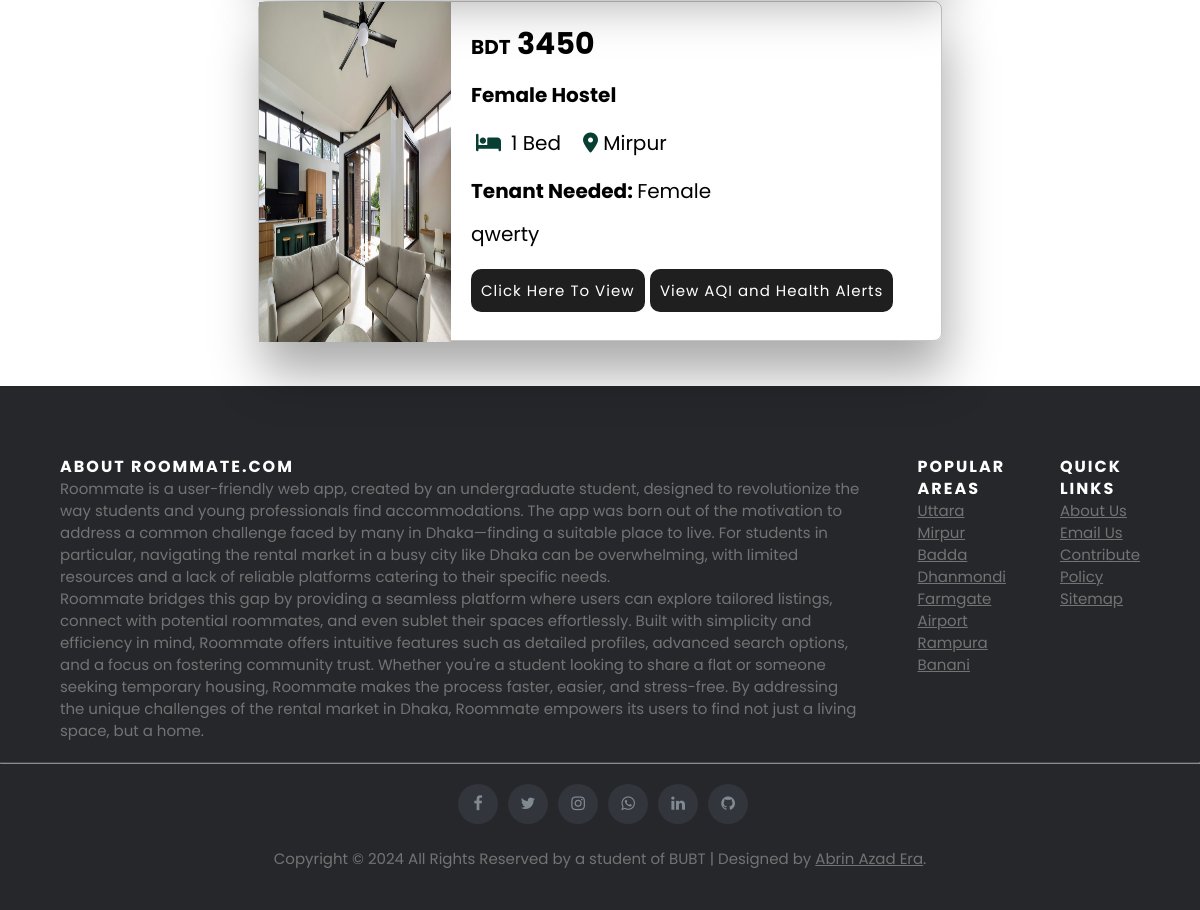
/view_post (signed in, lower part), run on an earlier commit of the app's database.
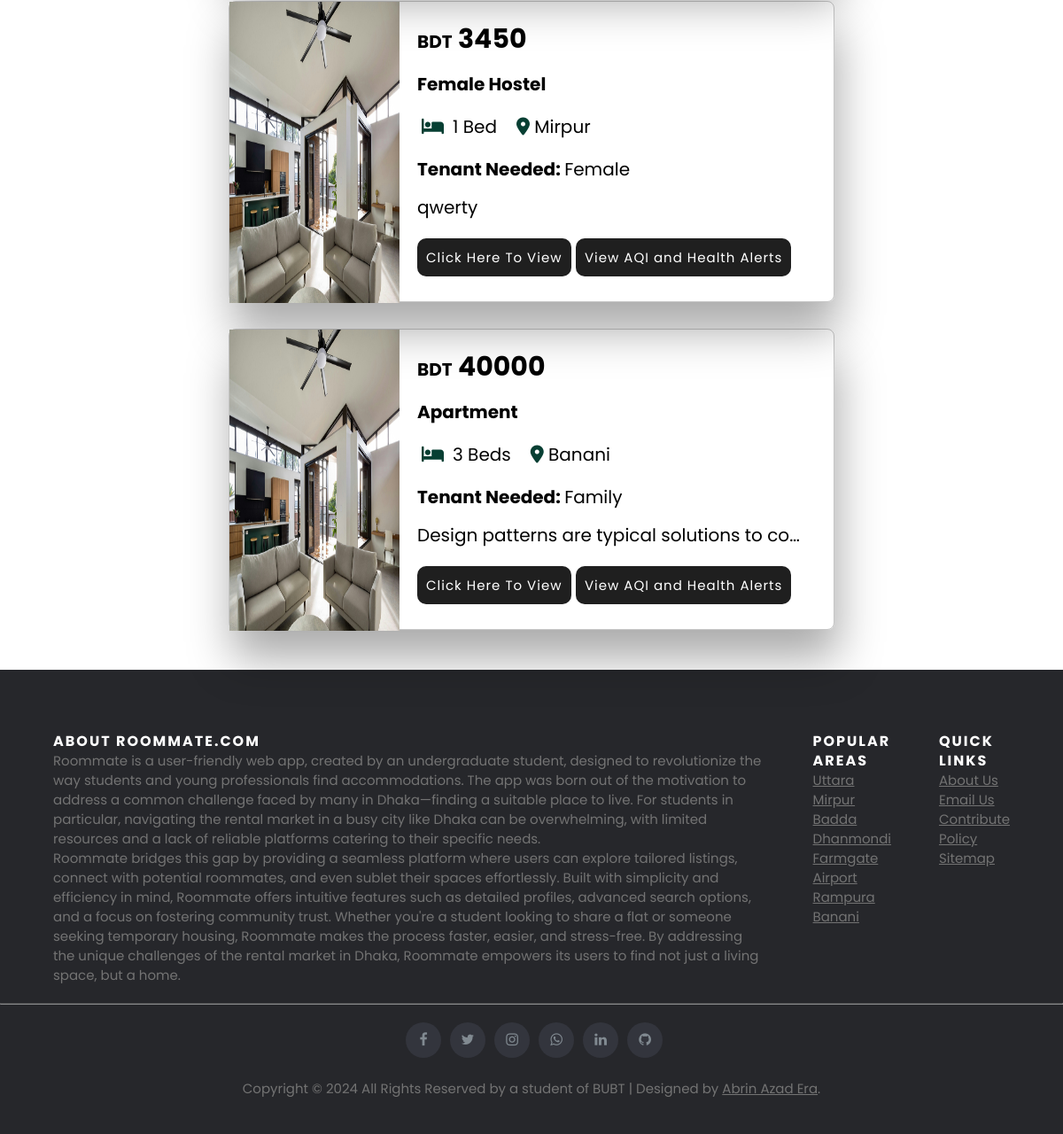
And on a later commit of the database.
### webapp/models.py (models this page shows)
class Post(models.Model):
    DURATION_CHOICES = [
        (1, "2 Weeks"),
        (2, "3 Weeks"),
        (3, "1 Month"),
        (4, "2 Months"),
    ]
    SECURITY_DEPOSIT_CHOICES = [
        ("No Deposit", "No Deposit"),
        ("Half Month Rent", "Half Month Rent"),
        ("1 Month Rent", "1 Month Rent"),
        ("2 Months Rent", "2 Months Rent"),
    ]
    LEASE_TERM_CHOICES = [
        ("No Lease", "No Lease"),
        ("4 Months", "4 Months"),
        ("6 Months", "6 Months"),
        ("1 Year", "1 Year"),
        ("2 Years", "2 Years"),
        ("Other", "Other"),
    ]
    post_id = models.CharField(max_length=20, unique=True, primary_key=True)
    duration = models.IntegerField(choices=DURATION_CHOICES, default=4)
    tenant_type = models.CharField(max_length=100)
    location = models.CharField(max_length=100)
    bed = models.CharField(max_length=100)
    resident_type = models.CharField(max_length=100)
    description = models.TextField()
    address = models.CharField(max_length=255)
    rent = models.PositiveIntegerField()
    area = models.PositiveIntegerField(null=True, blank=True)  # Optional
    furnished = models.CharField(max_length=100)
    security_deposit = models.CharField(max_length=50, choices=SECURITY_DEPOSIT_CHOICES, default="No Deposit")
    lease_term = models.CharField(max_length=50, choices=LEASE_TERM_CHOICES, default="No Lease")
    utilities_included = models.JSONField(default=list, blank=True)  # List of selected utilities
    non_included_bills = models.JSONField(default=list, blank=True)  # List of selected non-included bills
    image1 = models.ImageField(null=True, blank= True, upload_to='post/')
    image2 = models.ImageField(null=True, blank= True, upload_to='post/')
    image3 = models.ImageField(null=True, blank= True, upload_to='post/')
    image4 = models.ImageField(null=True, blank= True, upload_to='post/')
    entry_date = models.DateField(auto_now_add=True)
    '''created_at = models.DateTimeField(auto_now_add=True)
    expires_at = models.DateTimeField()

    def save(self, *args, **kwargs):
        # Set `expires_at` based on `duration` when saving
        if not self.expires_at:
            duration_mapping = {
                1: 14,  # 2 Weeks
                2: 21,  # 3 Weeks
                3: 30,  # 1 Month
                4: 60,  # 2 Months
            }
            self.expires_at = now() + timedelta(days=duration_mapping.get(self.duration, 60))
        super().save(*args, **kwargs)'''

### webapp/views.py (the view, shortened to what this page needs)
# urls.py: path('view_post',views.view_post,name='view_post'),
def view_post(request):
    username = request.session.get('username', None)  # Retrieve username from session
    if username:
        exclude_filter = Q(post_id__icontains=username)
        rent = Post.objects.exclude(exclude_filter).order_by('entry_date')
    else:
        return HttpResponse("You haven't posted any ads yet.")
    return render(request, 'view_post.html', {'rent': rent})

### webapp/templates/view_post.html (shortened to what the changed rows need)
{% load static %}
<!DOCTYPE html>
<html lang="en">
<head>
    <link rel="stylesheet" href="{% static 'view_post.css' %}">
    <link rel="stylesheet" href="https://cdnjs.cloudflare.com/ajax/libs/font-awesome/6.5.1/css/all.min.css" />
    <link rel="stylesheet" href="https://cdnjs.cloudflare.com/ajax/libs/font-awesome/4.7.0/css/font-awesome.min.css">
</head>
<body>
<div class="slide-background">
<div class="container">
  {%for rental in rent%}
  <div class="product-container">
      <div class="product-image">
        <img src="{{rental.image1}}" alt="Product Image">
      </div>
      <div class="product-details">
        <h3 class="price"><span class="bdt">BDT</span> {{rental.rent}}</h3>
        <p class="rtype"><span class="Abold"> {{rental.resident_type}} </span></p>
        <div class="pinfo">
          <p class="bed"><span class="icon"> <i class="fa-solid fa-bed"></i></span>&ensp;{{rental.bed}} </p>
          <p class="location"><span class="icon"><i class="fa-solid fa-location-dot"></i></span>  {{rental.location}}</p>
        </div>
        <p class="tenant"><span class="Abold">Tenant Needed:  </span> {{rental.tenant_type}} </p>
        <p class="property-decription">{{rental.description}}</p>
        <a href="{% url 'view_details' %}?post_id={{ rental.post_id }}" class="view-link">Click Here To View</a>
        <a href="{% url 'accu' %}?location={{ rental.location }}"class="view-link">View AQI and Health Alerts</a>
      </div>
  </div>
{% endfor%}
</div>
</body>
</html>

What changed in the data, as far as the page shows it:
added Post: rent "40000", resident_type "Apartment", bed "3 Beds", location "Banani", tenant_type "Family", description "Design patterns are typical solutions to co…"
